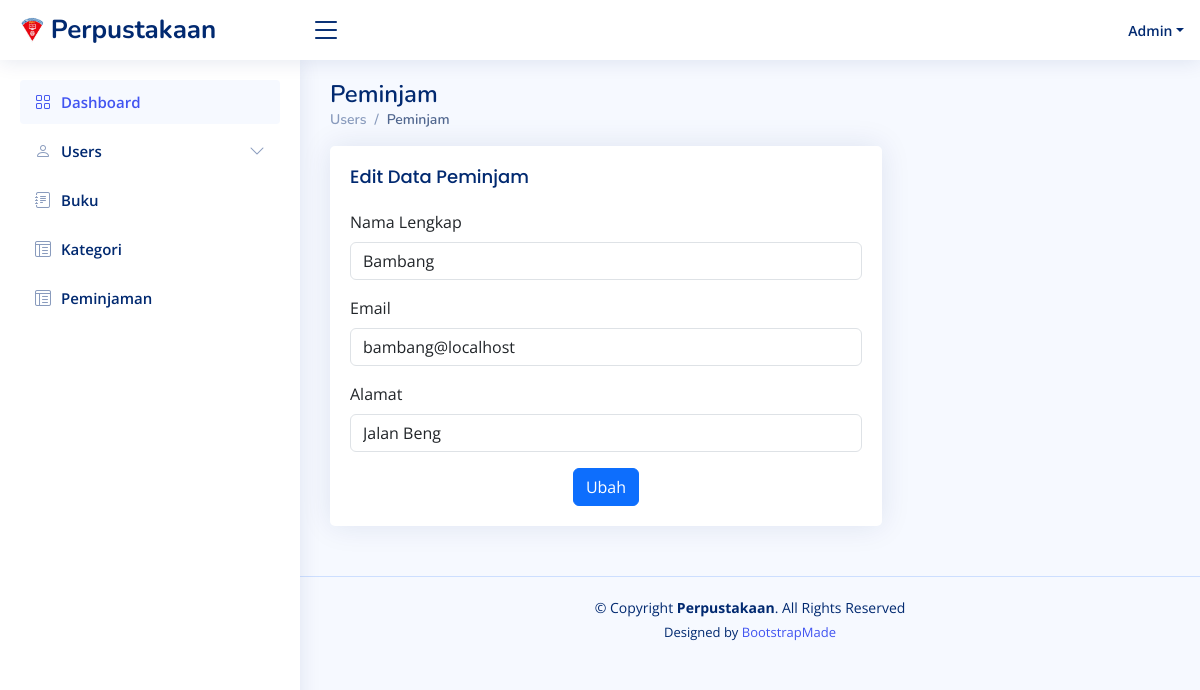
The app's page /peminjam/edit/6 (signed in) with its own data.
### tables this page shows
CREATE TABLE `user` (
  `UserID` int NOT NULL,
  `Username` varchar(255) NOT NULL,
  `Password` varchar(255) NOT NULL,
  `Email` varchar(255) NOT NULL,
  `NamaLengkap` varchar(255) NOT NULL,
  `Alamat` text,
  `Role` enum('admin','petugas','peminjam') NOT NULL
);

### app/core/Controller.php (called while the page is built, shortened)
<?php
class Controller
{
  public function view($view, $data = []): void
  {
    require_once '../app/views/' . $view . '.php';
  }
  public function model($modelClass): object
  {
    return new $modelClass;
  }
}

### app/controllers/Peminjam.php (called while the page is built, shortened)
<?php
class Peminjam extends Controller
{
    public function edit($id)
    {
        $data = [
            'title' => 'Tambah Data Peminjam',
            'data_peminjam' => $this->model('UserModel')->getById($id)
        ];
        $this->view('peminjam/edit', $data);
    }
}

### app/core/App.php (called while the page is built, shortened)
<?php
class App {
  protected $controller = 'Web', $method = 'index', $params = [];
  public function __construct()
  {
    $url = $this->parseURL();
    if( file_exists('../app/controllers/' . ucfirst($url[0]) . '.php')) {
      unset($url[0]);
    }
    $this->controller = new $this->controller;
    if( isset($url[1]) && method_exists($this->controller, $url[1]) ) {
      $this->method = $url[1];
      unset($url[1]);
    }
    if( !empty($url) ) {
      $this->params = array_values($url);
    }
    call_user_func_array([$this->controller, $this->method], $this->params);
  }
  public function parseURL() {
    if (isset($_GET['url'])) {
      $url = rtrim($_GET['url'], '/');
      $url = filter_var($url, FILTER_SANITIZE_URL);
      $url = explode('/', $url);
      return $url;
    }
    else {
      $url[] = 'Web';
      return $url;
    }
  }
}

### public/index.php (called while the page is built, shortened)
<?php
require_once '../app/init.php';
$app = new App;

### app/core/Database.php (called while the page is built, shortened)
<?php
class Database {
  private $host = DBHOST, $user = DBUSER, $pass = DBPASS, $dbname = DBNAME;
  private $dbh;
  private $stmt;
  public function __construct()
  {
    $dsn = "mysql:host=$this->host;dbname=$this->dbname";
    $options = [
      PDO::ATTR_PERSISTENT => true,
      PDO::ATTR_ERRMODE    => PDO::ERRMODE_EXCEPTION
    ];
    try {
      $this->dbh = new PDO($dsn, $this->user, $this->pass, $options);
    } catch(PDOException $e) {
      die($e->getMessage());
    }
  }
  public function query($query): void {
    $this->stmt = $this->dbh->prepare($query);
  }
  public function bind($param, $value, $type = null): void {
    if( is_null($type) ) {
      switch( true ) {
        case is_int($value):
          $type = PDO::PARAM_INT;
          break;
      }
    }
    $this->stmt->bindValue($param, $value, $type);
  }
  public function execute(): void {
    $this->stmt->execute();
  }
  public function single(): array|bool {
    $this->execute();
    return $this->stmt->fetch(PDO::FETCH_ASSOC);
  }
}

### app/core/BaseModel.php (called while the page is built, shortened)
<?php
class BaseModel
{
    public $db;
    protected $table;
    public function __construct()
    {
        $this->db = new Database();
    }
    public function selectData(string $view = null, string $select = null, array $orderBy = [], array $kondisi = null, string $limit = ''): void
    {
        $table = (!is_null($view)) ? $view : $this->table;
        $setSelect = (!is_null($select)) ? $select : "*";
        $setOrder = "";
        $query = "SELECT $setSelect FROM $table $setOrder $limit";
        if (!is_null($kondisi)) {
            if (array_key_exists("logic", $kondisi)) {
                $logic = $kondisi['logic'];
                $i = 1;
            } else {
                $logic = "";
                $i = 0;
            };
            $arr = [];
            for ($i; $i <= count($kondisi) - 1; $i++) {
                $arr += [array_keys($kondisi)[$i] => array_values($kondisi)[$i]];
            }
            $setKondisi = implode(" ? $logic ", array_keys($arr)) . " ? ";
            $query = "SELECT $setSelect FROM $table WHERE ($setKondisi) $setOrder $limit";
            $this->db->query($query);
            $i = 1;
            foreach ($arr as $value) {
                $this->db->bind($i, $value);
                $i++;
            }
        } else {
            $this->db->query($query);
        }
    }
    public function fetch(): array|bool
    {
        return $this->db->single();
    }
}

### app/models/UserModel.php (called while the page is built, shortened)
<?php
class UserModel extends BaseModel
{
    public function getById(int $id): array
    {
        $this->selectData(kondisi: ['UserID =' => $id]);
        return $this->fetch();
    }
}

### app/init.php (called while the page is built, shortened)
<?php
spl_autoload_register(function ($class) {
    $class = explode('\\', $class);
    $class = end($class);
});

### app/views/peminjam/edit.php (the view, shortened to what this page needs)
<div class="pagetitle">
    <h1>Peminjam</h1>
    <nav>
        <ol class="breadcrumb">
            <li class="breadcrumb-item"><a href="<?= BASEURL ?>/">Users</a></li>
            <li class="breadcrumb-item active">Peminjam</li>
        </ol>
    </nav>
</div>
<section class="section">
    <div class="row">
        <div class="col-lg-8">
            <div class="card">
                <div class="card-body">
                    <h5 class="card-title">Edit Data Peminjam</h5>
                    <form action="<?= BASEURL ?>/peminjam/update" method="POST" class="row g-3">
                        <div class="col-12">
                            <label for="namalengkap" class="form-label">Nama Lengkap</label>
                            <input type="text" name="namalengkap" class="form-control" id="namalengkap" value="<?= $data['data_peminjam']['NamaLengkap'] ?>">
                        </div>
                        <div class="col-12">
                            <label for="email" class="form-label">Email</label>
                            <input type="email" name="email" class="form-control" id="email" value="<?= $data['data_peminjam']['Email'] ?>">
                        </div>
                        <div class="col-12">
                            <label for="alamat" class="form-label">Alamat</label>
                            <input type="text" name="alamat" class="form-control" id="alamat" value="<?= $data['data_peminjam']['Alamat'] ?>">
                        </div>
                        <div class="text-center">
                            <button type="submit" class="btn btn-primary">Ubah</button>
                        </div>
                    </form>
                </div>
            </div>
        </div>
    </div>
</section>

### public/css/style.css (style rules this page uses)
:root { scroll-behavior: smooth; }
body { font-family: "Open Sans", sans-serif; background: #f6f9ff; color: #444444; }
a { color: #4154f1; text-decoration: none; }
h1, h2, h3, h4, h5, h6 { font-family: "Nunito", sans-serif; }
.pagetitle { margin-bottom: 10px; }
.pagetitle h1 { font-size: 24px; margin-bottom: 0; font-weight: 600; color: #012970; }
.card { margin-bottom: 30px; border: none; border-radius: 5px; box-shadow: 0px 0 30px rgba(1, 41, 112, 0.1); }
.card-title { padding: 20px 0 15px 0; font-size: 18px; font-weight: 500; color: #012970; font-family: "Poppins", sans-serif; }
.card-body { padding: 0 20px 20px 20px; }
.breadcrumb { font-size: 14px; font-family: "Nunito", sans-serif; color: #899bbd; font-weight: 600; }
.breadcrumb a { color: #899bbd; transition: 0.3s; }
.breadcrumb .breadcrumb-item::before { color: #899bbd; }
.breadcrumb .active { color: #51678f; font-weight: 600; }

### records on screen
user: namalengkap "Bambang", email "bambang@localhost", alamat "Jalan Beng"

### other values on screen
APP_NAME "Perpustakaan"
$_SESSION['NamaLengkap'] "Admin"
